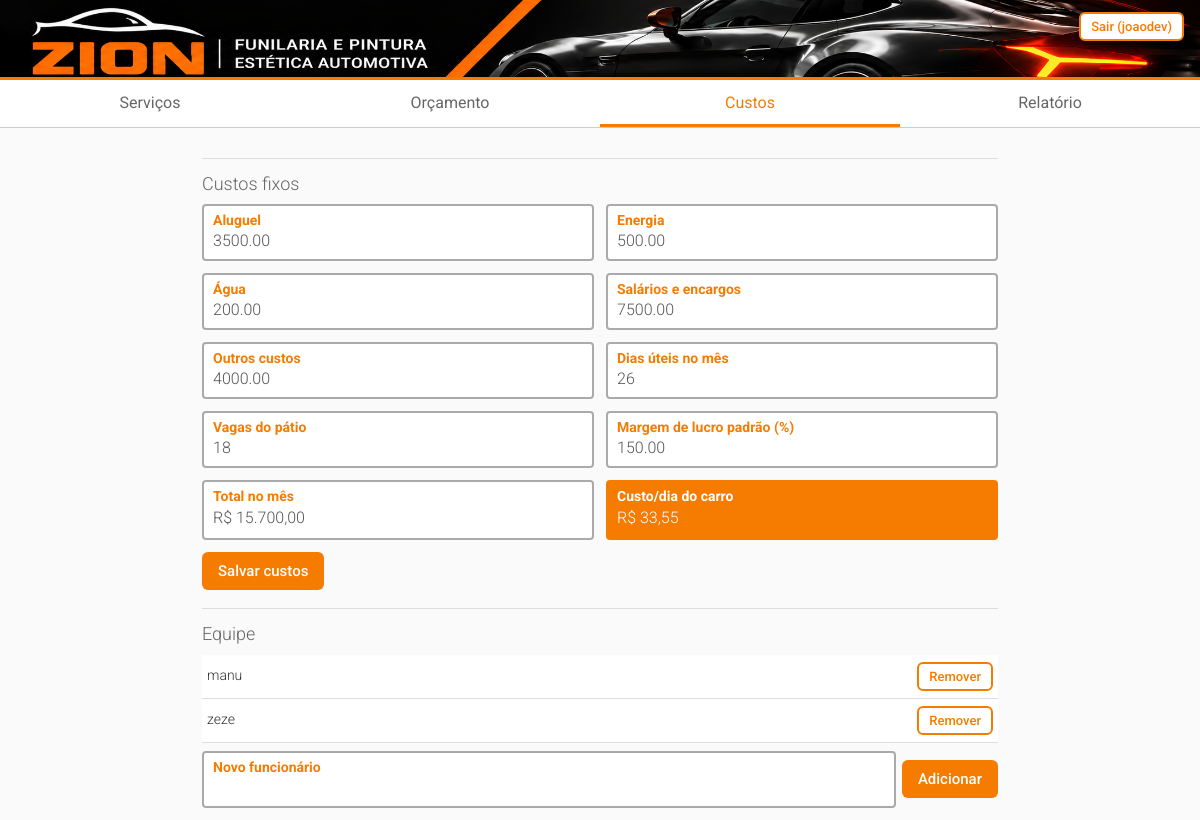
The app's page /custos/ (signed in), older data.
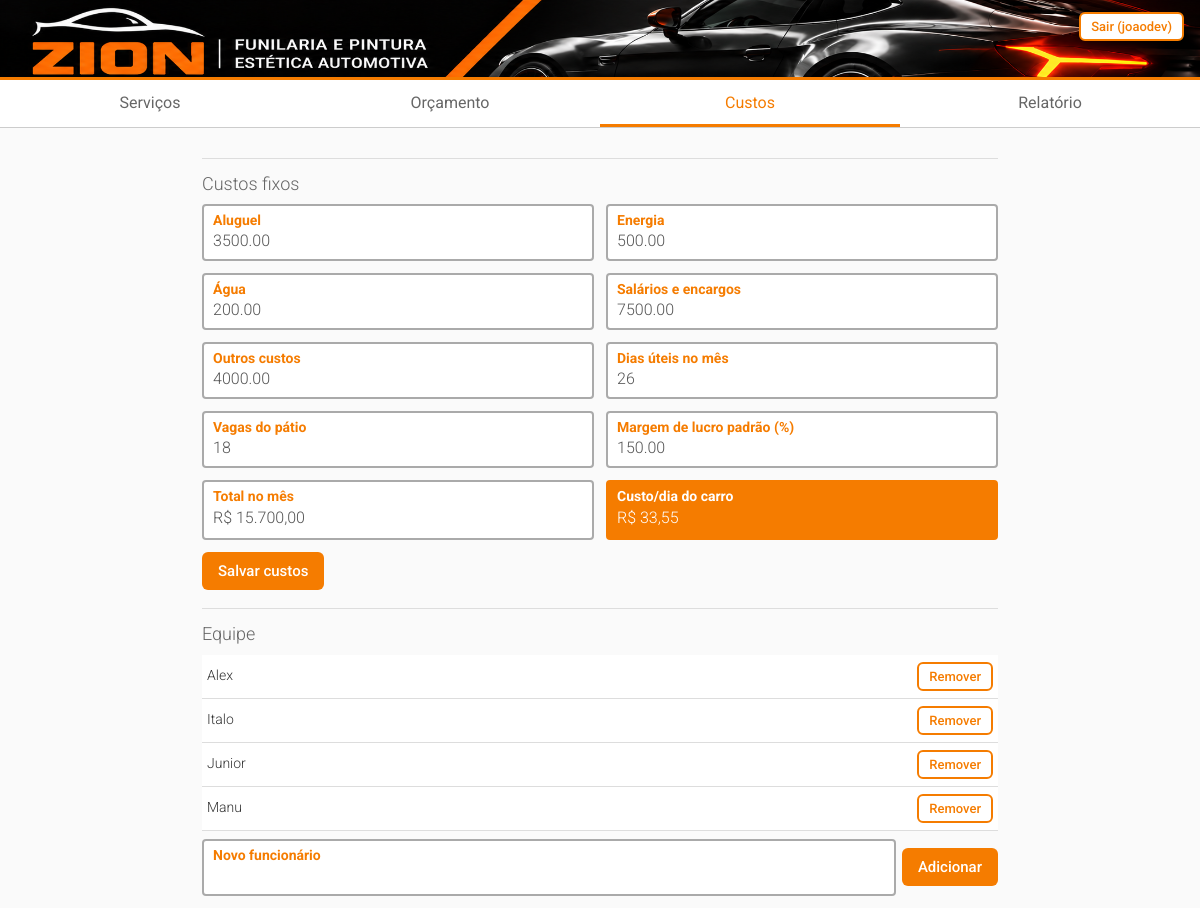
The same page, newer data.
### oficina/models.py (models this page shows, shortened)
class ConfiguracaoCustos(models.Model):
    aluguel = models.DecimalField("Aluguel", max_digits=10, decimal_places=2, default=0)
    energia = models.DecimalField("Energia", max_digits=10, decimal_places=2, default=0)
    agua = models.DecimalField("Água", max_digits=10, decimal_places=2, default=0)
    salarios = models.DecimalField("Salários e encargos", max_digits=10, decimal_places=2, default=0)
    outros = models.DecimalField("Outros custos", max_digits=10, decimal_places=2, default=0)
    dias_uteis = models.PositiveIntegerField("Dias úteis no mês", default=22)
    vagas = models.PositiveIntegerField("Vagas do pátio", default=8)
    margem_padrao = models.DecimalField("Margem de lucro padrão (%)", max_digits=6, decimal_places=2, default=100)
    class Meta:
        verbose_name = "configuração de custos"
        verbose_name_plural = "configuração de custos"
    @classmethod
    def atual(cls):
        obj, _ = cls.objects.get_or_create(pk=1)
        return obj
    @property
    def total_mensal(self):
        return self.aluguel + self.energia + self.agua + self.salarios + self.outros
    @property
    def custo_dia(self):
        dias_vagas = self.dias_uteis * self.vagas
        return self.total_mensal / dias_vagas if dias_vagas else D0

class Funcionario(models.Model):
    nome = models.CharField(max_length=80, unique=True)
    class Meta:
        ordering = ["nome"]

### oficina/views.py (the view)
# urls.py: path("custos/", views.custos, name="custos"),
@login_required
def custos(request):
    cfg = ConfiguracaoCustos.atual()
    form = CustosForm(request.POST or None, instance=cfg)
    if request.method == "POST" and form.is_valid():
        form.save()
        messages.success(request, "Custos salvos.")
        return redirect("custos")
    return render(request, "oficina/custos.html", {
        "form": form, "cfg": cfg, "equipe": Funcionario.objects.all()})

### oficina/forms.py
class CustosForm(forms.ModelForm):
    class Meta:
        model = ConfiguracaoCustos
        fields = "__all__"

### oficina/templatetags/moeda.py (called while the page is built)
@register.filter
def brl(valor):
    try:
        v = Decimal(valor)
    except (InvalidOperation, TypeError, ValueError):
        v = Decimal("0")
    s = f"{abs(v):,.2f}".replace(",", "X").replace(".", ",").replace("X", ".")
    return ("-" if v < 0 else "") + "R$ " + s

### oficina/templates/oficina/custos.html (shortened to what this page needs)
{% extends "base.html" %}{% load moeda %}
{% block conteudo %}
<form method="post">{% csrf_token %}
 <div class="sec">Custos fixos</div>
 <div class="g">{% for field in form %}<label class="f"><b>{{ field.label }}</b>{{ field }}{{ field.errors }}</label>{% endfor %}</div>
 <div class="g">
  <div class="f"><b>Total no mês</b><div class="v">{{ cfg.total_mensal|brl }}</div></div>
  <div class="f tot"><b>Custo/dia do carro</b><div class="v">{{ cfg.custo_dia|brl }}</div></div>
 </div>
 <button class="btn">Salvar custos</button>
</form>
<div class="sec">Equipe</div>
<table>
 {% for f in equipe %}
 <tr><td>{{ f.nome }}</td><td style="text-align:right">
  <form method="post" action="{% url 'equipe_remover' f.pk %}">{% csrf_token %}<button class="btn o s">Remover</button></form></td></tr>
 {% empty %}<tr><td class="hint">Cadastre os funcionários para escolher quem executa cada etapa.</td></tr>
 {% endfor %}
</table>
<form method="post" action="{% url 'equipe_adicionar' %}" class="row">{% csrf_token %}
 <label class="f" style="flex:1"><b>Novo funcionário</b><input name="nome" required></label>
 <button class="btn">Adicionar</button>
</form>
{% endblock %}

Row changes from the older to the newer data that the page shows:
removed Funcionario: nome "manu"
removed Funcionario: nome "zeze"
added Funcionario: nome "Alex"
added Funcionario: nome "Italo"
added Funcionario: nome "Junior"
added Funcionario: nome "Manu"
